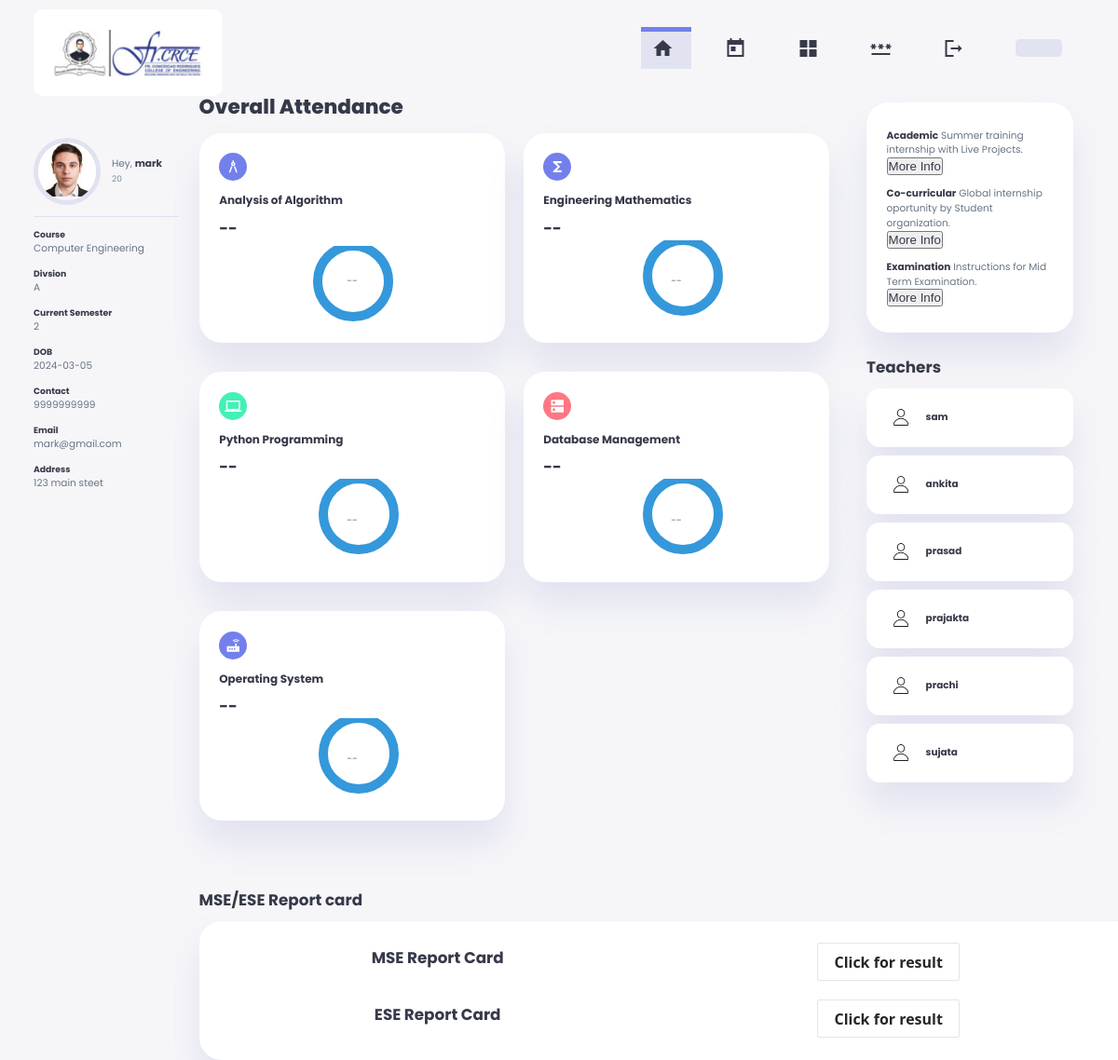
Screenshot of /loginpage/student-main.php (signed in) with the database file from the repository.
### tables this page shows
CREATE TABLE `student` (
  `id` int(11) NOT NULL,
  `name` varchar(50) NOT NULL,
  `roll_number` varchar(50) DEFAULT NULL,
  `dob` date DEFAULT NULL,
  `username` varchar(50) NOT NULL,
  `password` varchar(255) NOT NULL,
  `contact` varchar(15) DEFAULT NULL,
  `email` varchar(100) DEFAULT NULL,
  `address` varchar(255) DEFAULT NULL,
  `course` varchar(50) DEFAULT NULL,
  `image` varchar(255) DEFAULT NULL,
  `division` varchar(255) DEFAULT NULL,
  `semester` int(11) DEFAULT NULL,
  `teacher` varchar(255) DEFAULT NULL
);

### loginpage/student-main.php (the view, shortened to what this page needs)
<?php
require_once "dbh.inc.php";
$username = $_SESSION['username'];
$user_query = "SELECT * FROM student WHERE username = ?";
$user_stmt = $pdo->prepare($user_query);
$user_stmt->execute([$username]);
$user = $user_stmt->fetch(PDO::FETCH_ASSOC);
$attendance_query = "SELECT * FROM attendance WHERE roll_number = ?";
$attendance_stmt = $pdo->prepare($attendance_query);
$attendance_stmt->execute([$user['roll_number']]);
$attendance_data = $attendance_stmt->fetch(PDO::FETCH_ASSOC);
?>
<!DOCTYPE html>
<html lang="en">
<head>
    <link rel="stylesheet" href="style.css">
</head>
<body>
    <header>
        <div class="logo" title="University Management System">
            <img src="./images/logo.jpg" alt="">
        </div>
        <div class="navbar">
            <a href="student-main.php" class="active">
                <span class="material-icons-sharp">home</span>
            </a>
            <a href="timetable.php" onclick="timeTableAll()">
                <span class="material-icons-sharp">today</span>
            </a>
            <a href="exam.php">
                <span class="material-icons-sharp">grid_view</span>
            </a>
            <a href="password.php">
                <span class="material-icons-sharp">password</span>
            </a>
            <a href="../index.html">
                <span class="material-icons-sharp" onclick="">logout</span>
            </a>
        </div>
        <div class="theme-toggler">
    </header>
    <div class="container">
        <aside>
            <div class="profile">
                <div class="top">
                    <div class="profile-photo">
                        <img src="./uploads/<?php echo $user['image']; ?>" alt="Profile Photo">
                    </div>
                    <div class="info">
                        <p>Hey, <b><?php echo $user['name']; ?></b></p>
                        <small class="text-muted"><?php echo $user['roll_number']; ?></small>
                    </div>
                </div>
                <div class="about">
                    <h5>Course</h5>
                    <p><?php echo $user['course']; ?></p>
                    <h5>Divsion</h5>
                    <p><?php echo $user['division'] ?></p>
                    <h5>Current Semester</h5>
                    <p><?php echo $user['semester'] ?></p>
                    <h5>DOB</h5>
                    <p><?php echo $user['dob']; ?></p>
                    <h5>Contact</h5>
                    <p><?php echo $user['contact']; ?></p>
                    <h5>Email</h5>
                    <p><?php echo $user['email']; ?></p>
                    <h5>Address</h5>
                    <p><?php echo $user['address']; ?></p>
                </div>
            </div>
        </aside>
        <main>
            <h1>Your</h1>
            <h1>Overall Attendance</h1>
            <div class="subjects">
                <div class="eg">
                    <span class="material-icons-sharp">architecture</span>
                    <h3>Analysis of Algorithm</h3>
                    <h2>
                        <?php
                        if (isset($attendance_data['aoa_attended']) && isset($attendance_data['aoa_total'])) {
                            echo $attendance_data['aoa_attended'] . '/' . $attendance_data['aoa_total'];
                        } else {
                            echo "--";
                        }
                        ?>
                    </h2>
                    <div class="progress">
                        <svg style="width: 210px; height: 222px; transform: rotate(-90deg);">
                            <circle style="width: 100%; height: 100%; fill: none; stroke: #3498db; stroke-width: 10; stroke-linecap: round; cx: 167px; cy: 46px; r: 38px; stroke-dasharray: 300px"></circle>
                        </svg>
                        <div class="number">
                            <p><?php
                                if (isset($attendance_data['aoa_attended']) && isset($attendance_data['aoa_total'])) {
                                    echo round(($attendance_data['aoa_attended'] / $attendance_data['aoa_total']) * 100) . '%';
                                } else {
                                    echo "--";
                                } ?></p>
                        </div>
                    </div>
                </div>
                <div class="eg">
                    <span class="material-icons-sharp">functions</span>
                    <h3>Engineering Mathematics</h3>
                    <h2>
                        <?php
                        if (isset($attendance_data['em3_attended']) && isset($attendance_data['em3_total'])) {
                            echo $attendance_data['em3_attended'] . '/' . $attendance_data['em3_total'];
                        } else {
                            echo "--";
                        }
                        ?>
                    </h2>
                    <div class="progress">
                        <svg style="width: 210px; height: 210px; transform: rotate(-90deg);">
                            <circle style="width: 100%; height: 100%; fill: none; stroke: #3498db; stroke-width: 10; stroke-linecap: round; cx: 167px; cy: 46px; r: 38px; stroke-dasharray: 625px; stroke-dashoffset: calc(625px - (625px * var(--percent)) / 100);"></circle>
                        </svg>
                        <div class="number">
                            <p><?php
                                if (isset($attendance_data['em3_attended']) && isset($attendance_data['em3_total'])) {
                                    echo round(($attendance_data['em3_attended'] / $attendance_data['em3_total']) * 100) . '%';
                                } else {
                                    echo "--";
                                } ?></p>
                        </div>
                    </div>
                </div>
                <div class="cs">
                    <span class="material-icons-sharp">computer</span>
                    <h3>Python Programming</h3>
                    <h2>
                        <?php
                        if (isset($attendance_data['pyp_attended']) && isset($attendance_data['pyp_total'])) {
                            echo $attendance_data['pyp_attended'] . '/' . $attendance_data['pyp_total'];
                        } else {
                            echo "--";
                        }
                        ?>
                    </h2>
                    <div class="progress">
                        <svg style="width: 210px; height: 210px; transform: rotate(-90deg);">
                            <circle style="width: 100%; height: 100%; fill: none; stroke: #3498db; stroke-width: 10; stroke-linecap: round; cx: 167px; cy: 46px; r: 38px; stroke-dasharray: 625px; stroke-dashoffset: calc(625px - (625px * var(--percent)) / 100);"></circle>
                        </svg>
                        <div class="number">
                            <p><?php
                                if (isset($attendance_data['pyp_attended']) && isset($attendance_data['pyp_total'])) {
                                    echo round(($attendance_data['pyp_attended'] / $attendance_data['pyp_total']) * 100) . '%';
                                } else {
                                    echo "--";
                                } ?></p>
                        </div>
                    </div>
                </div>
                <div class="cg">
                    <span class="material-icons-sharp">dns</span>
                    <h3>Database Management</h3>
                    <h2>
                        <?php
                        if (isset($attendance_data['dbms_attended']) && isset($attendance_data['dbms_total'])) {
                            echo $attendance_data['dbms_attended'] . '/' . $attendance_data['dbms_total'];
                        } else {
                            echo "--";
                        }
                        ?>
                    </h2>
                    <div class="progress">
                        <svg style="width: 210px; height: 210px; transform: rotate(-90deg);">
                            <circle style="width: 100%; height: 100%; fill: none; stroke: #3498db; stroke-width: 10; stroke-linecap: round; cx: 167px; cy: 46px; r: 38px; stroke-dasharray: 625px; stroke-dashoffset: calc(625px - (625px * var(--percent)) / 100);"></circle>
                        </svg>
                        <div class="number">
                            <p><?php
                                if (isset($attendance_data['dbms_attended']) && isset($attendance_data['dbms_total'])) {
                                    echo round(($attendance_data['dbms_attended'] / $attendance_data['dbms_total']) * 100) . '%';
                                } else {
                                    echo "--";
                                } ?></p>
                        </div>
                    </div>
                </div>
                <div class="net">
                    <span class="material-icons-sharp">router</span>
                    <h3>Operating System</h3>
                    <h2>
                        <?php
                        if (isset($attendance_data['os_attended']) && isset($attendance_data['os_total'])) {
                            echo $attendance_data['os_attended'] . '/' . $attendance_data['os_total'];
                        } else {
                            echo "--";
                        }
                        ?>
                    </h2>
                    <div class="progress">
                        <svg style="width: 210px; height: 210px; transform: rotate(-90deg);">
                            <circle style="width: 100%; height: 100%; fill: none; stroke: #3498db; stroke-width: 10; stroke-linecap: round; cx: 167px; cy: 46px; r: 38px; stroke-dasharray: 625px; stroke-dashoffset: calc(625px - (625px * var(--percent)) / 100);"></circle>
                        </svg>
                        <div class="number">
                            <p><?php
                                if (isset($attendance_data['os_attended']) && isset($attendance_data['os_total'])) {
                                    echo round(($attendance_data['os_attended'] / $attendance_data['os_total']) * 100) . '%';
                                } else {
                                    echo "--";
                                } ?></p>
                        </div>
                    </div>
                </div>
            </div>
            <div class="timetable" id="timetable">
            </div>
            <div class="timetable" id="timetable">
                <div>
                    <h2>MSE/ESE Report card</h2>
                </div>
                <table>
                    <thead>
                        <tr>
                            <th>
                                <h2>MSE Report Card</h2>
                            </th>
                            <th>
                                <a href="mse-fpdf.php"><button class="result-button">Click for result</button></a>
                            </th>
                        </tr>
                        <tr>
                            <th><br></th>
                        </tr>
                        <tr>
                            <th>
                                <h2>ESE Report Card</h2>
                            </th>
                            <th>
                                <a href="ese-fpdf.php"><button class="result-button">Click for result</button></a>
                            </th>
                        </tr>
                    </thead>
                </table>
            </div>
        </main>
        <div class="right">
            <div class="announcements">
                <h2>Announcements</h2>
                <div class="updates">
                    <div class="message">
                        <p> <b>Academic</b> Summer training internship with Live Projects.</p>
                        <small class="text-muted"><button>More Info</button></small>
                    </div>
                    <div class="message">
                        <p> <b>Co-curricular</b> Global internship oportunity by Student organization.</p>
                        <small class="text-muted"><button>More Info</button></small>
                    </div>
                    <div class="message">
                        <p> <b>Examination</b> Instructions for Mid Term Examination.</p>
                        <small class="text-muted"><button>More Info</button></small>
                    </div>
                </div>
            </div>
            <div class="leaves">
                <h2>Teachers</h2>
                <?php
                $sql_fetch_teachers = "SELECT DISTINCT teacher FROM student";
                $stmt_fetch_teachers = $pdo->query($sql_fetch_teachers);
                $teachers = $stmt_fetch_teachers->fetchAll(PDO::FETCH_COLUMN);
                ?>
                <?php foreach ($teachers as $teacher) : ?>
                    <?php
                    $teacher_names = explode(',', $teacher);
                    foreach ($teacher_names as $teacher_name) :
                    ?>
                        <div class="teacher">
                            <div class="profile-photo"><img src="./images/user.png" alt=""></div>
                            <div class="info">
                                <h3><?php echo $teacher_name; ?></h3>
                            </div>
                        </div>
                    <?php endforeach; ?>
                <?php endforeach; ?>
            </div>
        </div>
    </div>
</body>
</html>

### loginpage/student-main.php (style rules this page uses)
.result-button { align-items: center; background-color: #FFFFFF; border: 1px solid rgba(0, 0, 0, 0.1); border-radius: .25rem; box-shadow: rgba(0, 0, 0, 0.02) 0 1px 3px 0; box-sizing: border-box; color: rgba(0, 0, 0, 0.85); cursor: pointer; display: inline-flex; font-family: system-ui, -apple-system, system-ui, "Helvetica Neue", Helvetica, Arial, sans-serif; font-size: 16px; font-weight: 600; justify-content: center; line-height: 1.25; margin: 0; min-height: 3rem; padding: calc(.875rem - 1px) calc(1.5rem - 1px); position: relative; text-decoration: none; transition: all 250ms; user-select: none; -webkit-user-select: none; touch-action: manipulation; vertical-align: baseline; width: auto; }

### rows the page displays
student: image (picture), name "mark", roll_number "20", course "Computer Engineering", division "A", semester "2", dob "2024-03-05", contact "9999999999", email "mark@gmail.com", address "123 main steet"

### other values shown
$teacher_name "sam"
$teacher_name "ankita"
$teacher_name "prasad"
$teacher_name "prajakta"
$teacher_name "prachi"
$teacher_name "sujata"
